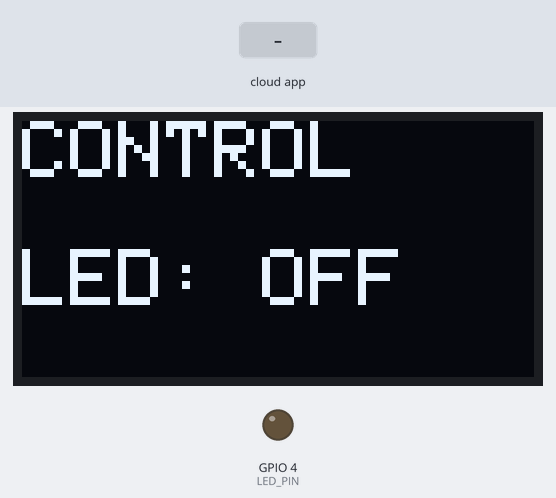
Bench run of a program on a simulated ESP32. Parts: 128×64 one-colour display, output pins drawn as LEDs (lit = HIGH). Inputs (shaded band) come from the test bench. WiFi joins after 1.5 s; servers stay silent unless stated; random numbers use the default seed unless the program sets one; the Firebase database answers and starts empty; what the program prints to the serial monitor is not drawn.

Above: at 3.7 s.
3.8 s: the phone or cloud app sets mode to star
At 4.4 s:
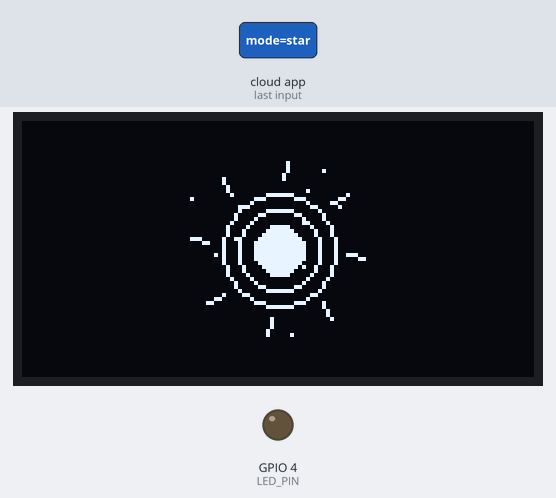
6.8 s: the phone or cloud app sets led to 1
At 8.1 s:
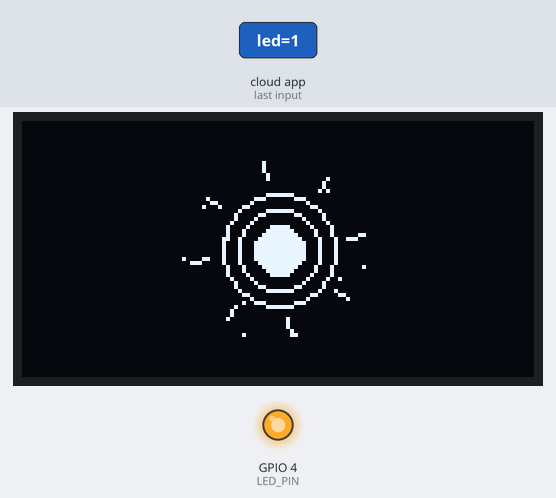
9.8 s: the phone or cloud app sets led to 0
At 10.9 s:
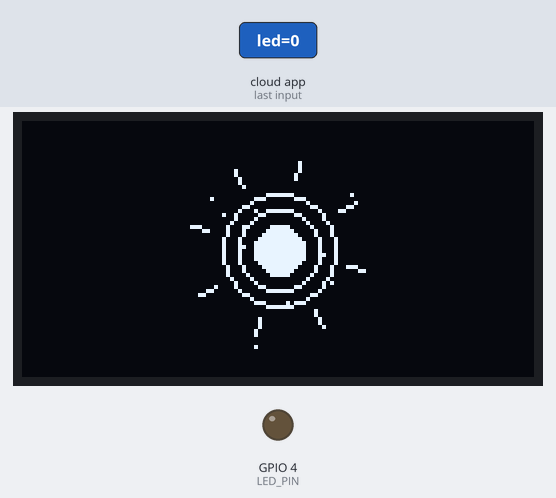
Timing chart, 0 to 12.8 s (numbered marks = the images above; inputs shaded):
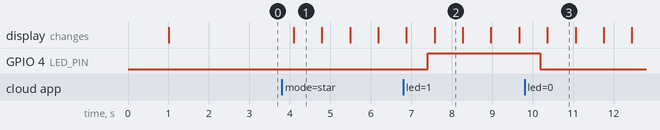

Measured:
- after the input at 3.8 s, the display: changes after 0.30 s (image 1)
- after the input at 6.8 s, GPIO 4 (LED_PIN): LOW → HIGH after 0.60 s
- after the input at 9.8 s, GPIO 4 (LED_PIN): HIGH → LOW after 0.39 s
- what the display in image 1 shows lasts 0.7 s, from 4.1 s to 4.8 s

The program:

main.cpp
```cpp
#include <Arduino.h>
#include <WiFi.h>
#include <Wire.h>
#include <Adafruit_GFX.h>
#include <Adafruit_SSD1306.h>

#include <Firebase_ESP_Client.h>
#include "addons/TokenHelper.h"
#include "addons/RTDBHelper.h"

#define LED_PIN 4
#define OLED_ADDR 0x3C
#define SCREEN_WIDTH 128
#define SCREEN_HEIGHT 64

struct WiFiCred {
  const char* ssid;
  const char* password;
};

WiFiCred wifiList[] = {
  { "ssid_1", "pass1" },
  { "ssid_2",     "pass2" }       // Backup WiFi (mobile hotspot)
};

const int WIFI_COUNT = sizeof(wifiList) / sizeof(wifiList[0]);

// ================= FIREBASE =================
#define DATABASE_URL "DATABASE_URL"
#define DATABASE_SECRET "FIREBASE_DATABASE_SECRET_KEY"

// ================= OBJECTS =================
FirebaseData fbdo;
FirebaseAuth auth;
FirebaseConfig config;

Adafruit_SSD1306 display(SCREEN_WIDTH, SCREEN_HEIGHT, &Wire, -1);

// ================= STATE =================
bool ledState = false;

enum DisplayMode {
  INFO_MODE,
  STAR_MODE
};

DisplayMode currentMode = INFO_MODE;

// ================= WIFI CONNECT =================
bool connectToWiFi() {
  WiFi.mode(WIFI_STA);
  WiFi.setSleep(false);

  for (int i = 0; i < WIFI_COUNT; i++) {
    Serial.print("\nTrying WiFi: ");
    Serial.println(wifiList[i].ssid);

    WiFi.begin(wifiList[i].ssid, wifiList[i].password);

    unsigned long start = millis();
    while (WiFi.status() != WL_CONNECTED && millis() - start < 15000) {
      delay(500);
      Serial.print(".");
    }

    if (WiFi.status() == WL_CONNECTED) {
      Serial.println("\nWiFi connected");
      Serial.print("Connected to: ");
      Serial.println(wifiList[i].ssid);
      Serial.print("IP address: ");
      Serial.println(WiFi.localIP());
      return true;
    }

    Serial.println("\nFailed, trying next network...");
    WiFi.disconnect(true);
    delay(900);
  }

  Serial.println("\nNo WiFi network connected");
  return false;
}

// ================= OLED =================
void showInfoScreen() {
  display.clearDisplay();
  display.setTextColor(SSD1306_WHITE);
  display.setTextWrap(false);

  display.setTextSize(2);
  display.setCursor(0, 0);
  display.print("CONTROL");

  display.setCursor(0, 32);
  display.print("LED: ");
  display.print(ledState ? "ON" : "OFF");

  display.display();
}

void drawArcReactor(int cx, int cy, int phase) {
  display.fillCircle(cx, cy, 6, SSD1306_WHITE);
  display.drawCircle(cx, cy, 10, SSD1306_WHITE);
  display.drawCircle(cx, cy, 14, SSD1306_WHITE);

  for (int i = 0; i < 8; i++) {
    float angle = (i * 45 + phase) * DEG_TO_RAD;
    display.drawLine(
      cx + cos(angle) * 18,
      cy + sin(angle) * 18,
      cx + cos(angle) * 22,
      cy + sin(angle) * 22,
      SSD1306_WHITE
    );
  }
}

void arcReactorLoop() {
  static int phase = 0;
  phase = (phase + 6) % 360;

  int cx = SCREEN_WIDTH / 2;
  int cy = SCREEN_HEIGHT / 2;

  display.clearDisplay();
  drawArcReactor(cx, cy, phase);

  for (int i = 0; i < 10; i++) {
    int r = random(8, 26);
    float a = random(0, 360) * DEG_TO_RAD;
    display.drawPixel(cx + cos(a) * r, cy + sin(a) * r, SSD1306_WHITE);
  }

  display.display();
  delay(70);
}

// ================= FIREBASE READ =================
void readFirebase() {

  if (Firebase.RTDB.getBool(&fbdo, "/led")) {
    ledState = fbdo.boolData();
    digitalWrite(LED_PIN, ledState ? HIGH : LOW);
    Serial.print("Firebase /led = ");
    Serial.println(ledState);
  }

  if (Firebase.RTDB.getString(&fbdo, "/mode")) {
    String mode = fbdo.stringData();
    Serial.print("Firebase /mode = ");
    Serial.println(mode);

    if (mode == "star") {
      currentMode = STAR_MODE;
    } else {
      currentMode = INFO_MODE;
      showInfoScreen();
    }
  }
}

// ================= SETUP =================
void setup() {
  Serial.begin(115200);
  delay(957);

  pinMode(LED_PIN, OUTPUT);
  digitalWrite(LED_PIN, LOW);

  Wire.begin(21, 22);
  display.begin(SSD1306_SWITCHCAPVCC, OLED_ADDR);
  randomSeed(millis());

  showInfoScreen();

  Serial.println("Connecting to WiFi...");
  if (!connectToWiFi()) {
    Serial.println("WiFi failed. Restarting ESP32...");
    delay(5000);
    ESP.restart();
  }

  config.database_url = DATABASE_URL;
  config.signer.tokens.legacy_token = DATABASE_SECRET;

  Firebase.begin(&config, &auth);
  Firebase.reconnectWiFi(true);

  Serial.println("Firebase initialized");
}

// ================= LOOP =================
void loop() {

  if (WiFi.status() != WL_CONNECTED) {
    Serial.println("WiFi lost. Reconnecting...");
    connectToWiFi();
  }

  readFirebase();

  if (currentMode == STAR_MODE) {
    arcReactorLoop();
  }

  delay(300);
}
```
